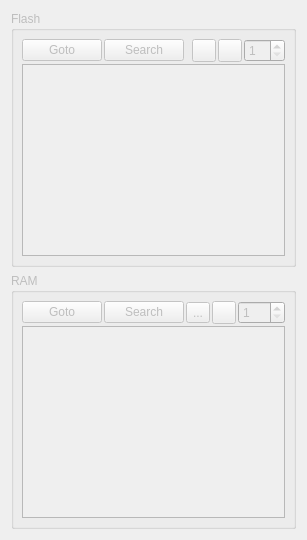
      <widget class="QWidget" name="debugMemoryWidget">
       <attribute name="icon">
        <iconset resource="resources.qrc">
         <normaloff>:/icons/resources/icons/memory.png</normaloff>:/icons/resources/icons/memory.png</iconset>
       </attribute>
       <attribute name="title">
        <string>Memory</string>
       </attribute>
       <layout class="QVBoxLayout" name="verticalLayout_33">
        <item>
         <widget class="QGroupBox" name="groupFlash">
          <property name="enabled">
           <bool>false</bool>
          </property>
          <property name="title">
           <string>Flash</string>
          </property>
          <layout class="QVBoxLayout" name="verticalLayout_11">
           <property name="spacing">
            <number>2</number>
           </property>
           <property name="leftMargin">
            <number>8</number>
           </property>
           <property name="topMargin">
            <number>8</number>
           </property>
           <property name="rightMargin">
            <number>8</number>
           </property>
           <property name="bottomMargin">
            <number>8</number>
           </property>
           <item>
            <layout class="QHBoxLayout" name="horizontalLayout_2">
             <item>
              <widget class="QPushButton" name="buttonFlashGoto">
               <property name="text">
                <string>Goto</string>
               </property>
               <property name="icon">
                <iconset resource="resources.qrc">
                 <normaloff>:/icons/resources/icons/goto.png</normaloff>:/icons/resources/icons/goto.png</iconset>
               </property>
              </widget>
             </item>
             <item>
              <widget class="QPushButton" name="buttonFlashSearch">
               <property name="text">
                <string>Search</string>
               </property>
               <property name="icon">
                <iconset resource="resources.qrc">
                 <normaloff>:/icons/resources/icons/search.png</normaloff>:/icons/resources/icons/search.png</iconset>
               </property>
              </widget>
             </item>
             <item>
              <spacer name="hs_4">
               <property name="orientation">
                <enum>Qt::Horizontal</enum>
               </property>
               <property name="sizeHint" stdset="0">
                <size>
                 <width>0</width>
                 <height>20</height>
                </size>
               </property>
              </spacer>
             </item>
             <item>
              <widget class="QToolButton" name="flashAscii">
               <property name="text">
                <string/>
               </property>
               <property name="icon">
                <iconset resource="resources.qrc">
                 <normaloff>:/icons/resources/icons/characters.png</normaloff>:/icons/resources/icons/characters.png</iconset>
               </property>
               <property name="checkable">
                <bool>true</bool>
               </property>
              </widget>
             </item>
             <item>
              <widget class="QToolButton" name="buttonFlashSync">
               <property name="toolTip">
                <string>Sync changes</string>
               </property>
               <property name="text">
                <string/>
               </property>
               <property name="icon">
                <iconset resource="resources.qrc">
                 <normaloff>:/icons/resources/icons/refresh.png</normaloff>:/icons/resources/icons/refresh.png</iconset>
               </property>
              </widget>
             </item>
             <item>
              <widget class="QSpinBox" name="flashBytes">
               <property name="minimum">
                <number>1</number>
               </property>
               <property name="maximum">
                <number>99</number>
               </property>
              </widget>
             </item>
            </layout>
           </item>
           <item>
            <widget class="HexWidget" name="flashEdit">
             <property name="sizePolicy">
              <sizepolicy hsizetype="Expanding" vsizetype="Expanding">
               <horstretch>0</horstretch>
               <verstretch>0</verstretch>
              </sizepolicy>
             </property>
             <property name="minimumSize">
              <size>
               <width>0</width>
               <height>0</height>
              </size>
             </property>
             <property name="contextMenuPolicy">
              <enum>Qt::CustomContextMenu</enum>
             </property>
            </widget>
           </item>
          </layout>
         </widget>
        </item>
        <item>
         <widget class="QGroupBox" name="groupRAM">
          <property name="enabled">
           <bool>false</bool>
          </property>
          <property name="title">
           <string>RAM</string>
          </property>
          <layout class="QVBoxLayout" name="verticalLayout_15">
           <property name="spacing">
            <number>2</number>
           </property>
           <property name="leftMargin">
            <number>8</number>
           </property>
           <property name="topMargin">
            <number>8</number>
           </property>
           <property name="rightMargin">
            <number>8</number>
           </property>
           <property name="bottomMargin">
            <number>8</number>
           </property>
           <item>
            <layout class="QHBoxLayout" name="horizontalLayout_15">
             <item>
              <widget class="QPushButton" name="buttonRamGoto">
               <property name="text">
                <string>Goto</string>
               </property>
               <property name="icon">
                <iconset resource="resources.qrc">
                 <normaloff>:/icons/resources/icons/goto.png</normaloff>:/icons/resources/icons/goto.png</iconset>
               </property>
              </widget>
             </item>
             <item>
              <widget class="QPushButton" name="buttonRamSearch">
               <property name="text">
                <string>Search</string>
               </property>
               <property name="icon">
                <iconset resource="resources.qrc">
                 <normaloff>:/icons/resources/icons/search.png</normaloff>:/icons/resources/icons/search.png</iconset>
               </property>
              </widget>
             </item>
             <item>
              <spacer name="hs_2">
               <property name="orientation">
                <enum>Qt::Horizontal</enum>
               </property>
               <property name="sizeHint" stdset="0">
                <size>
                 <width>0</width>
                 <height>20</height>
                </size>
               </property>
              </spacer>
             </item>
             <item>
              <widget class="QToolButton" name="ramAscii">
               <property name="text">
                <string>...</string>
               </property>
               <property name="icon">
                <iconset resource="resources.qrc">
                 <normaloff>:/icons/resources/icons/characters.png</normaloff>:/icons/resources/icons/characters.png</iconset>
               </property>
               <property name="checkable">
                <bool>true</bool>
               </property>
              </widget>
             </item>
             <item>
              <widget class="QToolButton" name="buttonRamSync">
               <property name="toolTip">
                <string>Sync changes</string>
               </property>
               <property name="text">
                <string/>
               </property>
               <property name="icon">
                <iconset resource="resources.qrc">
                 <normaloff>:/icons/resources/icons/refresh.png</normaloff>:/icons/resources/icons/refresh.png</iconset>
               </property>
              </widget>
             </item>
             <item>
              <widget class="QSpinBox" name="ramBytes">
               <property name="minimum">
                <number>1</number>
               </property>
               <property name="maximum">
                <number>999</number>
               </property>
              </widget>
             </item>
            </layout>
           </item>
           <item>
            <widget class="HexWidget" name="ramEdit">
             <property name="sizePolicy">
              <sizepolicy hsizetype="Expanding" vsizetype="Expanding">
               <horstretch>0</horstretch>
               <verstretch>0</verstretch>
              </sizepolicy>
             </property>
             <property name="minimumSize">
              <size>
               <width>0</width>
               <height>0</height>
              </size>
             </property>
             <property name="contextMenuPolicy">
              <enum>Qt::CustomContextMenu</enum>
             </property>
            </widget>
           </item>
          </layout>
         </widget>
        </item>
       </layout>
      </widget>
